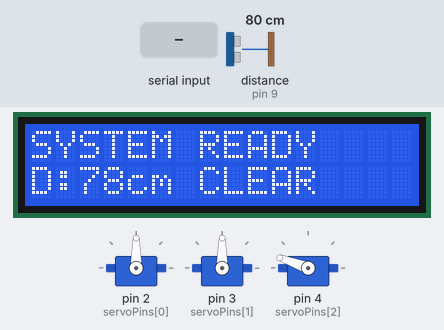
Bench run of a sketch on a simulated Arduino Uno, built with avr-gcc and run on an emulated ATmega328P. Shown: 3 × servo, 16×2 character LCD. Wiring (inferred from the names in the program): ultrasonic range finder: trigger pin 8; echo pin 9. The test bench sets the inputs (shaded band); at power-on: distance to the obstacle (sensor on pin 9) 80 cm. The echo pulse lasts 58.3 µs per cm; what the sketch prints to the serial monitor is not drawn.

Above: at 2.3 s.
2.4 s: distance to the obstacle (sensor on pin 9) set to 8 cm
At 3.4 s:
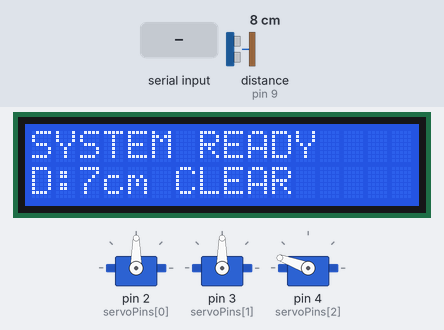
4.1 s: distance to the obstacle (sensor on pin 9) set to 5 cm
At 5.1 s:
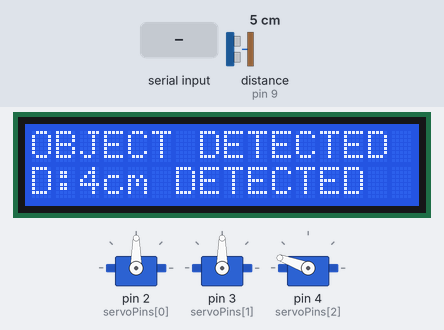
5.7 s: "LCD::45\n" received over Serial
At 6.9 s:
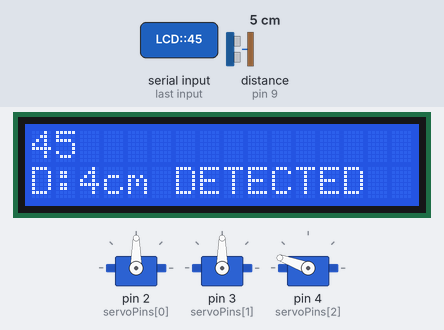
7.2 s: distance to the obstacle (sensor on pin 9) set to 9 cm
At 8.0 s:
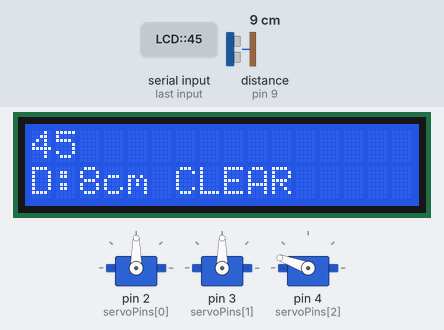
8.8 s: "B:45\n" received over Serial
At 9.9 s:
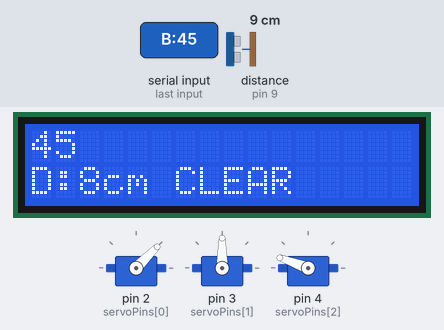
10.9 s: "S:45\n" received over Serial
At 12.7 s:
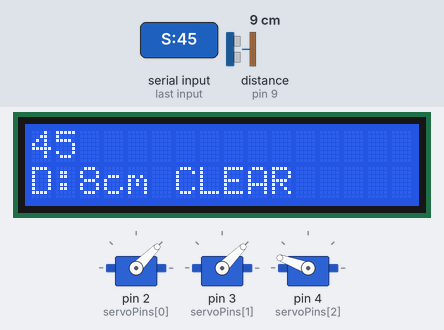
Timing chart, 0 to 14.0 s (numbered marks = the images above; inputs shaded):
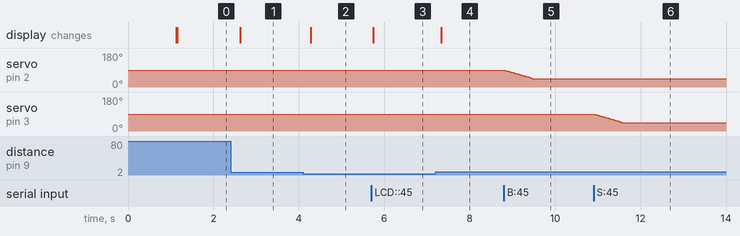

Measured:
- the behaviour switches between 7 and 6 cm on distance to the obstacle (sensor on pin 9) (found by bisection; images 1 and 2)
- after the input at 2.4 s, the display: changes after 0.23 s (image 1)
- after the input at 4.1 s, the display: changes after 0.18 s (image 2)
- after the input at 5.7 s, the display: changes at once (image 3)
- after the input at 7.2 s, the display: changes after 0.13 s (image 4)
- after the input at 8.8 s, servo on pin 2 (servoPins[0]): moves from 90° to 45° over 0.66 s, starting at once
- after the input at 10.9 s, servo on pin 3 (servoPins[1]): moves from 90° to 45° over 0.66 s, starting at once

The sketch:

main_1.ino
```cpp
#include <Wire.h>
#include <LiquidCrystal_I2C.h>
#include <Servo.h>

// Array of Servo objects (only 3 for this board)
Servo servos[3];

// Servo Pins: Base, Shoulder, Elbow
const int servoPins[3] = {2, 3, 4};

// Names for printing
const String servoNames[3] = {"Base", "Shoulder", "Elbow"};

// Safe limits [min, max]
const int minLimit[3] = {0, 20, 15};
const int maxLimit[3] = {180, 160, 180};

// Home positions
const int homePos[3] = {90, 90, 160};

// Track current positions
int curPos[3] = {90, 90, 90};

// Movement parameters
const int stepSize = 1;       // Degrees per step
const int stepDelay = 15;     // Milliseconds between steps

// Ultrasonic Sensor Pins
const int trigPin = 8;
const int echoPin = 9;
unsigned long lastMeasureTime = 0;
const int measureInterval = 200; // Measure distance every 200ms
const int detectThresholdCm = 6;

// I2C LCD 16x2 module
LiquidCrystal_I2C lcd(0x27, 16, 2);

int lastDistance = -1;
bool lastDetected = false;
String lcdBanner = "";
String lastBanner = "";
unsigned long lcdBannerUntil = 0;

String fitLcdText(String text) {
  if (text.length() > 16) {
    return text.substring(0, 16);
  }

  while (text.length() < 16) {
    text += " ";
  }

  return text;
}

String defaultBanner(bool detected) {
  if (detected) {
    return "OBJECT DETECTED";
  }

  return "SYSTEM READY";
}

void setLcdBanner(String text, unsigned long durationMs) {
  lcdBanner = text;
  if (durationMs > 0) {
    lcdBannerUntil = millis() + durationMs;
  } else {
    lcdBannerUntil = 0;
  }
}

void clearLcdBanner() {
  lcdBanner = "";
  lcdBannerUntil = 0;
}

void syncLcdBannerTimeout() {
  if (lcdBannerUntil > 0 && millis() > lcdBannerUntil) {
    clearLcdBanner();
  }
}

void handleLcdCommand(String cmd) {
  if (cmd == "LCD:CLEAR") {
    clearLcdBanner();
    return;
  }

  if (!cmd.startsWith("LCD:")) {
    return;
  }

  int firstColon = cmd.indexOf(':');
  int secondColon = cmd.indexOf(':', firstColon + 1);
  if (secondColon == -1) {
    return;
  }

  unsigned long durationMs = cmd.substring(firstColon + 1, secondColon).toInt();
  String text = cmd.substring(secondColon + 1);
  setLcdBanner(text, durationMs);
}

String formatDistanceLine(int distance, bool detected) {
  String line = "D:";

  if (distance > 0 && distance < 400) {
    line += String(distance) + "cm ";
  } else {
    line += "-- ";
  }

  if (detected) {
    line += "DETECTED";
  } else {
    line += "CLEAR";
  }

  return line;
}

void updateLcd(int distance, bool detected) {
  syncLcdBannerTimeout();

  String bannerToShow = lcdBanner.length() > 0 ? lcdBanner : defaultBanner(detected);
  if (distance == lastDistance && detected == lastDetected && bannerToShow == lastBanner) {
    return;
  }

  lastDistance = distance;
  lastDetected = detected;
  lastBanner = bannerToShow;

  lcd.setCursor(0, 0);
  lcd.print(fitLcdText(bannerToShow));
  lcd.setCursor(0, 1);
  lcd.print(fitLcdText(formatDistanceLine(distance, detected)));
}

void setup() {
  Serial.begin(9600);

  // Attach all servos and set them to their home positions immediately
  for(int i = 0; i < 3; i++) {
    servos[i].attach(servoPins[i]);
    curPos[i] = homePos[i];
    servos[i].write(curPos[i]); // Initial snap to home position
  }

  // Setup HC-SR04
  pinMode(trigPin, OUTPUT);
  pinMode(echoPin, INPUT);

  lcd.init();
  lcd.backlight();
  lcd.setCursor(0, 0);
  lcd.print("Ultrasonic Arm ");
  lcd.setCursor(0, 1);
  lcd.print("Booting...     ");

  delay(1000);
  updateLcd(-1, false);
  Serial.println("Arduino 1 (Base/Shoulder/Elbow + Ultrasonic) Online");
}

void measureDistance() {
  digitalWrite(trigPin, LOW);
  delayMicroseconds(2);
  digitalWrite(trigPin, HIGH);
  delayMicroseconds(10);
  digitalWrite(trigPin, LOW);

  long duration = pulseIn(echoPin, HIGH, 30000); // 30ms timeout
  int distance = duration * 0.034 / 2;
  bool detected = distance > 0 && distance < detectThresholdCm;

  if (distance > 0 && distance < 400) {
    // Print distance in a format the PC can easily parse: D:xx
    Serial.print("D:");
    Serial.println(distance);
  }

  updateLcd(distance, detected);
}
void smoothMove(int servoIndex, int target) {
  // Constrain target within safe limits
  target = constrain(target, minLimit[servoIndex], maxLimit[servoIndex]);

  Serial.print("Moving ");
  Serial.print(servoNames[servoIndex]);
  Serial.print(" from ");
  Serial.print(curPos[servoIndex]);
  Serial.print(" to ");
  Serial.print(target);
  Serial.print("... ");

  // Move up
  while (curPos[servoIndex] < target) {
    curPos[servoIndex] += stepSize;
    if (curPos[servoIndex] > target) curPos[servoIndex] = target;
    servos[servoIndex].write(curPos[servoIndex]);
    delay(stepDelay);
  }

  // Move down
  while (curPos[servoIndex] > target) {
    curPos[servoIndex] -= stepSize;
    if (curPos[servoIndex] < target) curPos[servoIndex] = target;
    servos[servoIndex].write(curPos[servoIndex]);
    delay(stepDelay);
  }

  Serial.println("Done!");
}

void homeArm() {
  Serial.println("Homing Structural Joints...");
  smoothMove(0, homePos[0]); delay(100);
  smoothMove(1, homePos[1]); delay(100);
  smoothMove(2, homePos[2]);
  Serial.println("Structural Joints Homing Complete.");
}

void loop() {
  // Periodically measure distance
  if (millis() - lastMeasureTime > measureInterval) {
    measureDistance();
    lastMeasureTime = millis();
  }

  if (Serial.available()) {
    String cmd = Serial.readStringUntil('\n');
    cmd.trim();

    if (cmd.length() == 0) return;

    if (cmd.startsWith("LCD:")) {
      handleLcdCommand(cmd);
      updateLcd(lastDistance, lastDetected);
      return;
    }

    char motorID = cmd.charAt(0);

    // 1. Home Command
    if (motorID == 'H' || motorID == 'h') {
      homeArm();
      return;
    }

    // 2. Servo Command
    int servoIndex = -1;
    switch (motorID) {
      case 'B': case 'b': servoIndex = 0; break;
      case 'S': case 's': servoIndex = 1; break;
      case 'E': case 'e': servoIndex = 2; break;
    }

    if (servoIndex != -1) {
      int colonIdx = cmd.indexOf(':');
      if (colonIdx != -1) {
        int targetAngle = cmd.substring(colonIdx + 1).toInt();
        smoothMove(servoIndex, targetAngle);
      }
    }
  }
}
```
